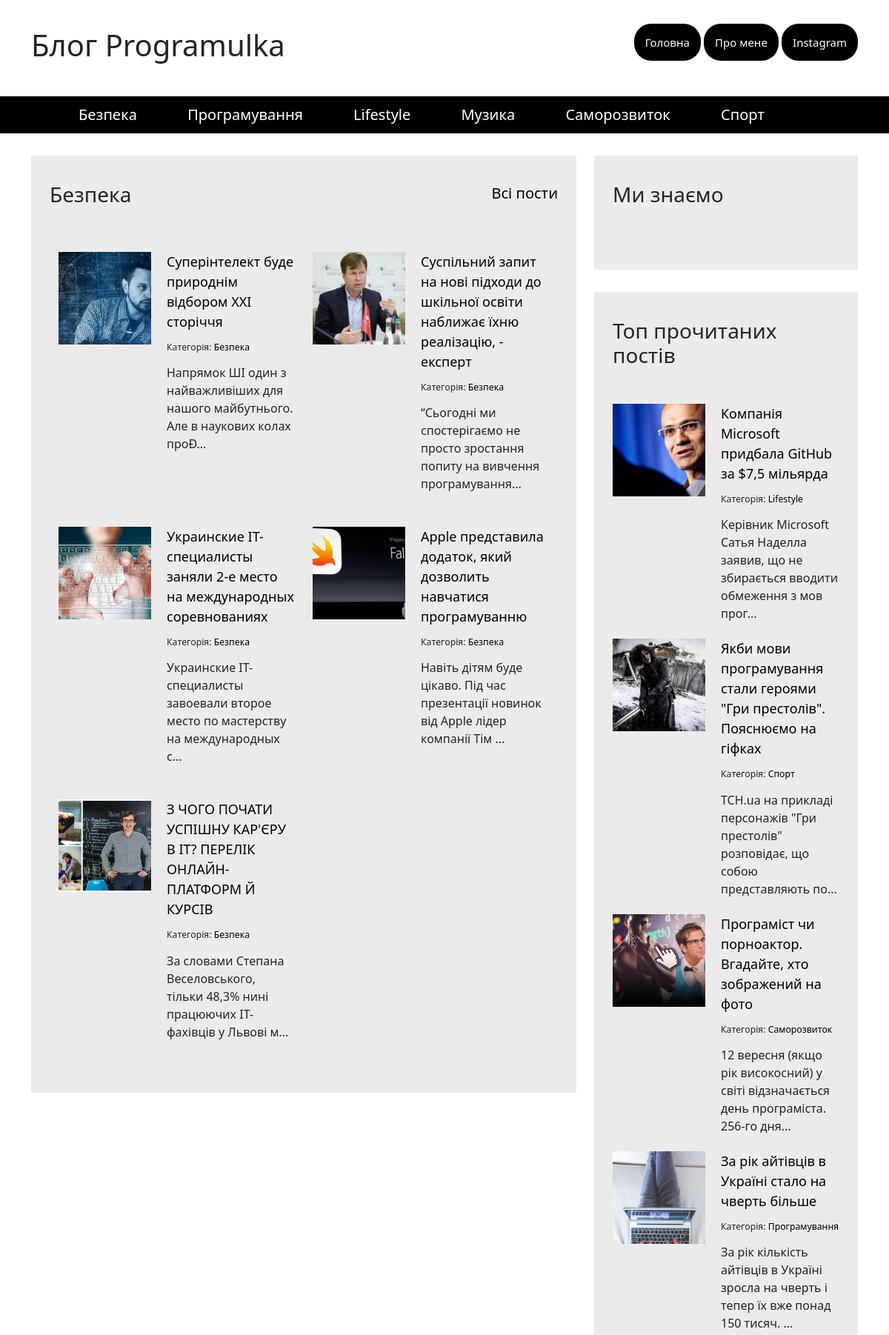
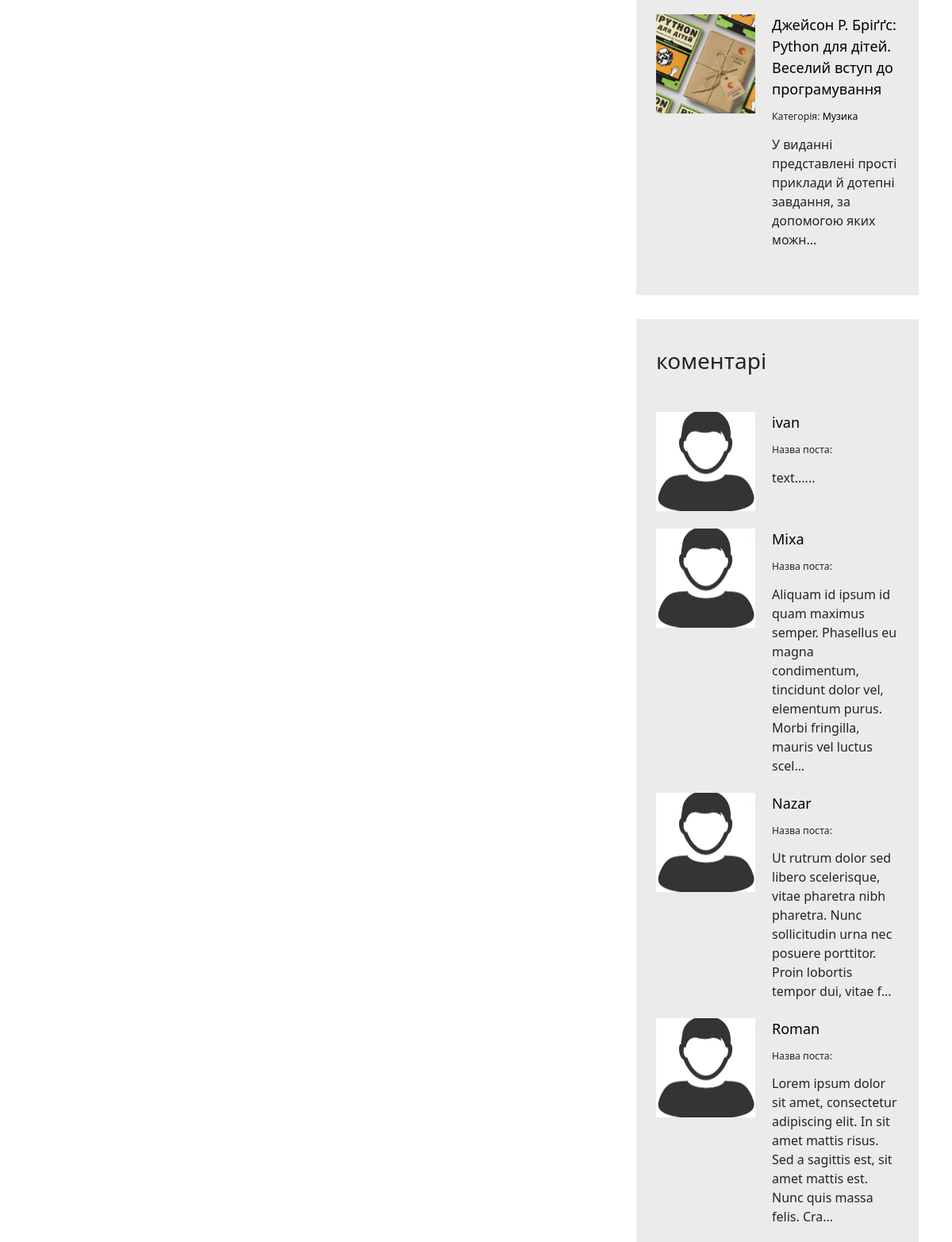
Screenshot of /categories.php?id=1 (upper part) with the database file from the repository (2 pictures, top to bottom).
### tables this page shows
CREATE TABLE `articles_categories` (
  `id` int NOT NULL,
  `title` varchar(255) NOT NULL
);

CREATE TABLE `articles` (
  `id` int NOT NULL,
  `title` varchar(255) DEFAULT NULL,
  `text` text,
  `categorie_id` int DEFAULT NULL,
  `pubdate` datetime NOT NULL,
  `views` int NOT NULL DEFAULT '0',
  `img` varchar(255) DEFAULT NULL
);

CREATE TABLE `comments` (
  `id` int NOT NULL,
  `name` varchar(255) DEFAULT NULL,
  `author` varchar(100) DEFAULT NULL,
  `text` text NOT NULL,
  `pubdate` timestamp NOT NULL DEFAULT CURRENT_TIMESTAMP,
  `articles_id` int NOT NULL,
  `img` varchar(255) NOT NULL DEFAULT 'avatar.jpg'
);

### config/config.php (called while the page is built, shortened)
<?php
$config =array(
'title' => 'Блог Programulka',
'db' => array(
    'host' => 'localhost',
    'user' => 'root',
    'password' => 'password',
    'dbname' => 'Blog_test'
)
);

### categories.php (the view, shortened to what this page needs)
<?php
require('includes/head.php');
include('includes/header.php');
?>
<div id="content">
    <div class="container">
        <div class="row">
            <section class="content_left col-xl-8">
                <div class="block">
                    <a href="#">Всі пости</a>
                    <?php
                    foreach ($categories as $cat_val) {
                        if ($_GET["id"] === $cat_val["id"]) {
                            echo '<h3>' . $cat_val["title"] . '</h3>';
                        };
                    };
                    ?>
                    <div class="block__content">
                        <div class="articles articles__horizontal new_post">
                            <?php
                            $articles_categories = mysqli_query($connection, "SELECT * FROM `articles` WHERE `categorie_id` =" . (int)$_GET["id"]);
                            while ($articles = mysqli_fetch_assoc($articles_categories)) {
                            ?>
                                <article class="article">
                                    <div class="article_image" style="background-image: url('/img/<?php echo $articles["img"]; ?>');">
                                    </div>
                                    <div class="article__info">
                                        <a href="/article.php?id=<?php echo $articles["id"] ?>"><?php echo $articles["title"]; ?></a>
                                        <div class="article__info__meta">
                                            <?php
                                            foreach ($categories as $cat) {
                                                $cat_title = false;
                                                if ($cat["id"] === $articles["categorie_id"]) {
                                                    $cat_title = $cat["title"];
                                                    break;
                                                };
                                            };
                                            ?>
                                            <small>Категорія: <a href="/article.php?categorie=<?php echo $articles["categorie_id"] ?>"><?php echo $cat_title; ?></a></small>
                                        </div>
                                        <div class="article__info__preview">
                                            <?php echo substr($articles["text"], 0, 150); ?>...
                                        </div>
                                    </div>
                                </article>
                            <?php  }; ?>
                        </div>
                    </div>
                </div>
            </section>
            <?php include("./includes/sidebar.php") ?>
        </div>
    </div>
</div>
</div>
</body>
</html>

### includes/header.php
<div class="wrapper">
        <header id="header">
            <div class="header__top">
                <div class="container">
                    <div class="header__top__logo">
                        <h1><?php echo $config['title'] ?></h1>
                    </div>
                    <nav class="header__top__menu">
                        <ul>
                            <li>
                                <a href="/">Головна</a>
                            </li>
                            <li>
                                <a href="#">Про мене</a>
                            </li>
                            <li>
                                <a href="#">Instagram</a>
                            </li>
                        </ul>
                    </nav>
                </div>
            </div>
<?php $categories=mysqli_query($connection, "SELECT * FROM `articles_categories`");
?>
            <div class="header__bottom">
                <div class="container">
                    <nav>
                        <ul>
                            <?php
                            while($cat = mysqli_fetch_assoc($categories)){
                            ?>
                            <li> <a href="/categories.php?id=<?php echo $cat["id"] ?>"><?php echo $cat["title"]; ?></a></li>
                        <?php  };?>
                        </ul>
                    </nav>
                </div>
            </div>
        </header>

### includes/sidebar.php (shortened to what this page needs)
<section class="content_right col-xl-4">
    <div class="block">
        <h3>Ми знаємо</h3>
        <div class="block__content">
        </div>
    </div>
    <div class="block">
        <?php $categories_select_ok = mysqli_query($connection, "SELECT * FROM `articles` ORDER BY `views` DESC LIMIT 5"); ?>
        <h3>Топ прочитаних постів</h3>
        <div class="block__content">
            <div class="articles articles__vertical new_post">
                <?php
                while ($post = mysqli_fetch_assoc($categories_select_ok)) {
                ?>
                    <article class="article">
                        <div class="article_image" style="background-image: url('/img/<?php echo $post["img"]; ?>');">
                        </div>
                        <div class="article__info">
                            <a href="/article.php?id=<?php echo $post["id"] ?>"><?php echo $post["title"]; ?></a>
                            <div class="article__info__meta">
                                <?php
                                foreach ($categories as $cat) {
                                    $cat_title = false;
                                    if ($cat["id"] === $post["categorie_id"]) {
                                        $cat_title = $cat["title"];
                                        break;
                                    };
                                };
                                ?>
                                <small>Категорія: <a href="/categories.php?id=<?php echo $post["categorie_id"] ?>"><?php echo $cat_title; ?></a></small>
                            </div>
                            <div class="article__info__preview">
                                <?php echo substr($post["text"], 0, 150); ?>...
                            </div>
                        </div>
                    </article>
                <?php  }; ?>
            </div>
        </div>
    </div>
    <div class="block">
        <h3>коментарі</h3>
        <div class="block__content">
            <div class="articles articles__vertical new_post">
                <?php $comments = mysqli_query($connection, "SELECT * FROM `comments` ORDER BY `pubdate` DESC LIMIT 5");
                while ($comment = mysqli_fetch_assoc($comments)) {
                ?>
                    <article class="article">
                        <div class="article_image" style="background-image: url('/img/<?php echo $comment["img"]; ?>');">
                        </div>
                        <div class="article__info">
                            <a href="/article.php?id=<?php echo $comment["id"] ?>"><?php echo $comment["name"]; ?></a>
                            <div class="article__info__meta">
                                <small>Назва поста: <a href="/article.php?id=<?php echo $comment["articles_id"] ?>"><?php echo $art_title; ?></a></small>
                            </div>
                            <div class="article__info__preview">
                                <?php echo substr($comment["text"], 0, 150); ?>...
                            </div>
                        </div>
                    </article>
                <?php  }; ?>
            </div>
        </div>
    </div>
</section>

### css/style.css (style rules this page uses)
html, body, div, span, applet, object, iframe, h1, h2, h3, h4, h5, h6, p, blockquote, pre, a, abbr, acronym, address, big, cite, code, del, dfn, em, img, ins, kbd, q, s, samp, small, strike, strong, sub, sup, tt, var, b, u, i, center, dl, dt, dd, ol, ul, li, fieldset, form, label, legend, table, caption, tbody, tfoot, thead, tr, th, td, article, aside, canvas, details, embed, figure, figcaption, footer, header, hgroup, menu, nav, output, ruby, section, summary, time, mark, audio, video { margin: 0; padding: 0; border: 0; font-size: 100%; font: inherit; vertical-align: baseline; }
article, aside, details, figcaption, figure, footer, header, hgroup, menu, nav, section { display: block; }
body { line-height: 1; font-family: 'Roboto', sans-serif; }
ol, ul { list-style: none; }
h1 { font-size: 48px; font-weight: bold; }
h3 { font-size: 20px; font-weight: bold; }
#header .header__top { padding: 37px 0; background-color: #fff; }
#footer .container, .header__top .container { display: flex; justify-content: space-between; align-items: center; }
.footer__menu ul li, .header__top__menu ul li { display: inline-block; }
.header__top__menu ul li a { font-size: 15px; text-decoration: none; top: 50%; background-color: #000000; color: #fff; border: none; border-radius: 23px; padding: 15px; min-height: 30px; min-width: 120px; }
.header__bottom { height: 50px; background-color: #000; margin-bottom: 30px; }
.header__bottom li { display: inline-block; height: 100%; }
.header__bottom ul { height: 50px; }
.header__bottom nav ul>li>a { height: 100%; color: #fff; padding: 0 32px; font-size: 20px; display: flex; align-items: center; text-decoration: none; }
body a { text-decoration: none; }
.block { background-color: #ebebeb; padding: 36px 25px; margin-bottom: 30px; }
.block>a { font-size: 20px; color: #000; float: right; }
.block .block__content { padding-top: 40px; }
.articles.articles__horizontal { font-size: 0; }
.articles.articles__horizontal .article { width: 50%; display: inline-block; margin-bottom: 22px; font-size: 16px; padding: 12px; vertical-align: top; }
.articles .article .article_image { width: 125px; height: 125px; overflow: hidden; float: left; background-repeat: no-repeat; background-size: cover; background-position: center center; }
.articles .article .article__info { margin-left: 125px; padding-left: 21px; }
.articles .article .article__info>a { color: #000; font-size: 18px; font-weight: normal; }
.articles .article .article__info>.article__info__meta { font-size: 14px; font-weight: 300; margin-top: 9px; margin-bottom: 13px; }
.articles .article .article__info>.article__info__meta a { color: #000; }
.articles .article .article__info>.article__info__preview { font-size: 16px; font-weight: 300; }
.articles__vertical { display: flex; flex-direction: column; }
.articles.articles__vertical .article { margin-bottom: 22px; }

### rows the page displays
articles_categories: title "Безпека"
articles_categories: title "Програмування"
articles_categories: title "Lifestyle"
articles_categories: title "Музика"
articles_categories: title "Саморозвиток"
articles_categories: title "Спорт"
articles: img (picture), title "Суперінтелект буде природнім відбором ХХІ сторіччя", text "Напрямок ШІ один з найважливіших для нашого майбутнього. Але в наукових колах проÐ"
articles: img (picture), title "Суспільний запит на нові підходи до шкільної освіти наближає їхню реалізацію, - експерт", text "“Сьогодні ми спостерігаємо не просто зростання попиту на вивчення програмування"
articles: img (picture), title "Украинские IT-специалисты заняли 2-е место на международных соревнованиях", text "Украинские IT-специалисты завоевали второе место по мастерству на международных с"
articles: img (picture), title "Apple представила додаток, який дозволить навчатися програмуванню", text "Навіть дітям буде цікаво. Під час презентації новинок від Apple лідер компанії Тім"
articles: img (picture), title "З ЧОГО ПОЧАТИ УСПІШНУ КАР'ЄРУ В IT? ПЕРЕЛІК ОНЛАЙН-ПЛАТФОРМ Й КУРСІВ", text "За словами Степана Веселовського, тільки 48,3% нині працюючих ІТ-фахівців у Львові м"
articles: img (picture), title "Компанія Microsoft придбала GitHub за $7,5 мільярда", text "Керівник Microsoft Сатья Наделла заявив, що не збирається вводити обмеження з мов прог"
articles: img (picture), title "Якби мови програмування стали героями \"Гри престолів\". Пояснюємо на гіфках", text "ТСН.ua на прикладі персонажів \"Гри престолів\" розповідає, що собою представляють по"
articles: img (picture), title "Програміст чи порноактор. Вгадайте, хто зображений на фото", text "12 вересня (якщо рік високосний) у світі відзначається день програміста. 256-го дня"
articles: img (picture), title "За рік айтівців в Україні стало на чверть більше", text "За рік кількість айтівців в Україні зросла на чверть і тепер їх вже понад 150 тисяч."
articles: img (picture), title "Джейсон Р. Бріґґс: Python для дітей. Веселий вступ до програмування", text "У виданні представлені прості приклади й дотепні завдання, за допомогою яких можн"
comments: img (placeholder picture), name "ivan", text "text..."
comments: img (placeholder picture), name "Mixa", text "Aliquam id ipsum id quam maximus semper. Phasellus eu magna condimentum, tincidunt dolor vel, elementum purus. Morbi fringilla, mauris vel luctus scel"
comments: img (placeholder picture), name "Nazar", text "Ut rutrum dolor sed libero scelerisque, vitae pharetra nibh pharetra. Nunc sollicitudin urna nec posuere porttitor. Proin lobortis tempor dui, vitae f"
comments: img (placeholder picture), name "Roman", text "Lorem ipsum dolor sit amet, consectetur adipiscing elit. In sit amet mattis risus. Sed a sagittis est, sit amet mattis est. Nunc quis massa felis. Cra"

### other values shown
$config['title'] "Блог Programulka"
